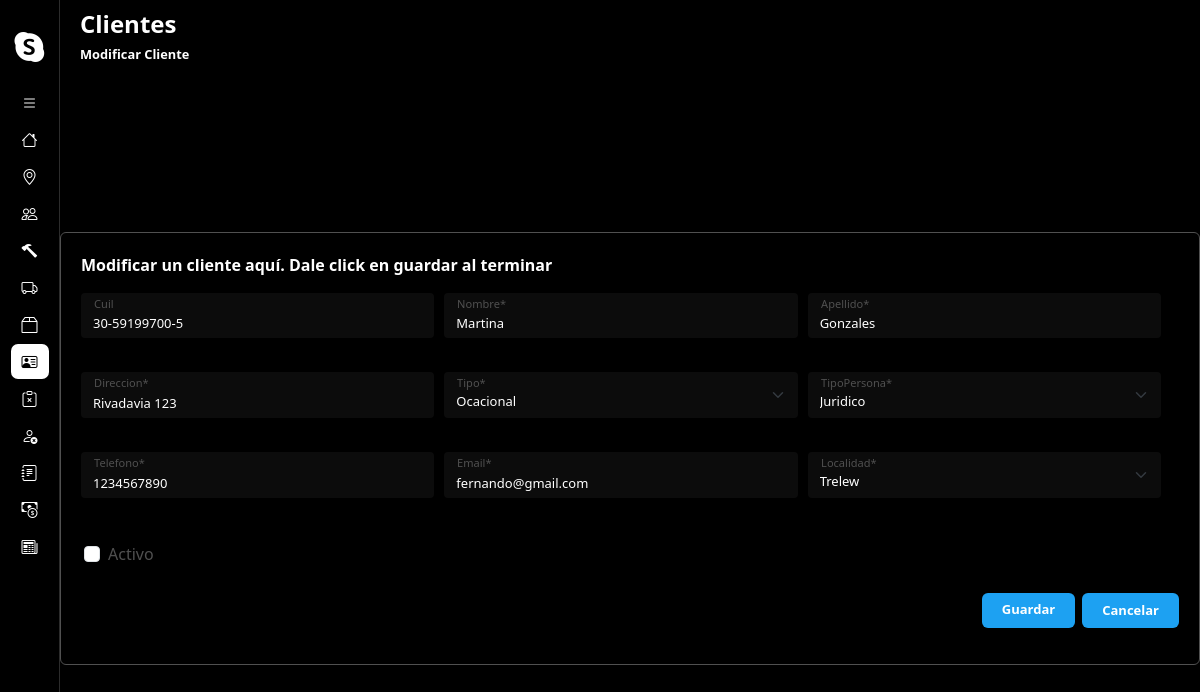
/modificarCliente/7, run on an earlier commit of the app's database.
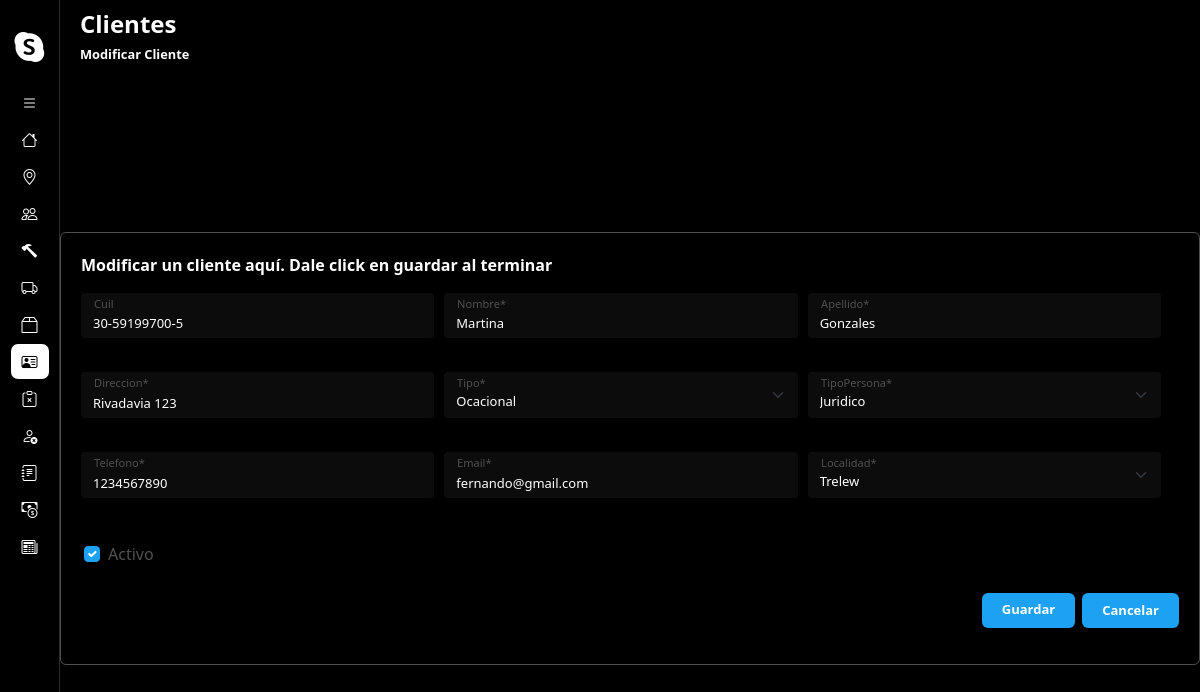
And on a later commit of the database.
### core/models.py (models this page shows, shortened)
class Cliente(models.Model):
    TIPO = {
        (1, 'Ocacional'),
        (2, 'Habitual'),
    }
    TIPOPERSONA = {
        (1, 'Particular'),
        (2, 'Juridico')
    }
    nombre = models.CharField(max_length=50)
    apellido = models.CharField(max_length=50)
    direccion = models.CharField(max_length=50)
    tipo = models.PositiveIntegerField(choices=TIPO, default=1)
    tipoPersona = models.PositiveIntegerField(choices=TIPOPERSONA)
    cuil = models.CharField(unique=True,max_length=13)
    telefono =models.CharField(max_length=10)
    email = models.EmailField(max_length=254)
    localidad = models.ForeignKey(Localidad, on_delete=models.DO_NOTHING)
    activo = models.BooleanField(default=True)
    objects = ClienteManager()
    habilitados = ClienteManager(True)
    deshabilitados = ClienteManager(False)

class Localidad(models.Model):
    cp = models.CharField(unique=True, max_length=10)
    nombre = models.CharField(max_length=100)
    def __str__(self):
        return self.nombre

### core/views.py (the view, shortened to what this page needs)
# urls.py: path('modificarCliente/<int:pk>', updateCliente.as_view(), name = 'modificarCliente'),
class updateCliente(UpdateView):
    model = Cliente
    form_class = ClienteForm
    template_name = 'cliente/modificarCliente.html'
    success_url = reverse_lazy('gestionClientes')
    def get_form_kwargs(self):
        kwargs = super(updateCliente, self).get_form_kwargs()
        kwargs['is_modificar'] = True
        return kwargs

### core/models.py (called while the page is built)
    def get_queryset(self):
        qs = super().get_queryset()
        return qs.filter(activo=self.activo) if self.activo is not None else qs

### core/templates/cliente/modificarCliente.html
{% extends 'layouts/baseForm.html' %}
{% load static %}
{% load crispy_forms_tags %}
{% block extracss %}{{block.super}}
    <link href="{% static 'css/cliente.css' %}" rel="stylesheet" />
{% endblock %}
{% block title %}
    <h1 class="titulo">Clientes</h1>
    <div class="container-info">
        <h2 class="operacion">Modificar Cliente</h2>
    </div>
{% endblock %}
{% block formulario %}
    <div class="container container-form">
        {% crispy form %}
    </div>
{% endblock %}

What changed in the data, as far as the page shows it:
changed Cliente "Gonzales": activo "☐" → "☑"
